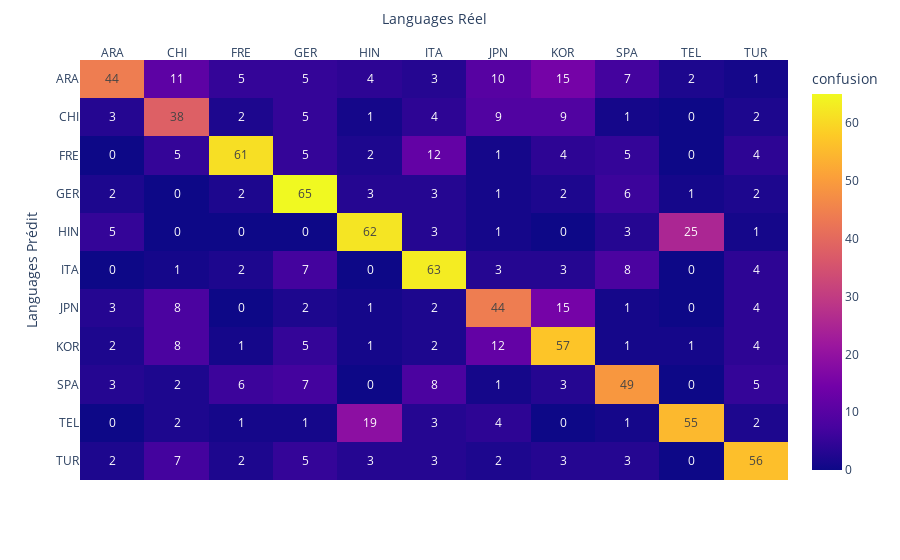
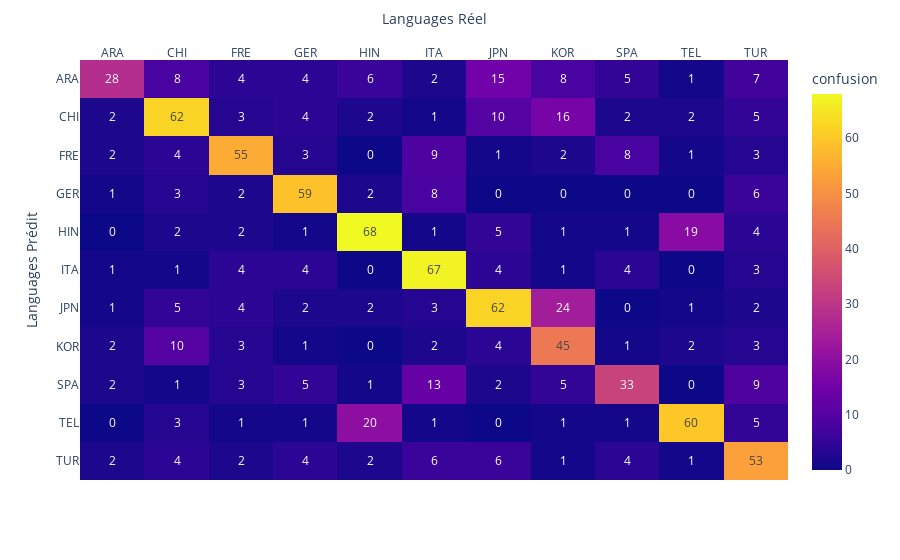

The code cell stored with these charts, in order, in its notebook:
### Markdown cell above
## Logistic Regression full dataset

### Code cell
df = get_data()
X = df["Text"]
y = df["Lang"]

X_train, X_dev, X_test, y_train, y_dev, y_test = get_train_dev_test(X, y)
label_encoder, labels = get_label_encoder(df["Lang"])

train_one_model(CountVectorizer(), LogisticRegression(), labels, label_encoder, X_train, y_train, X_dev, y_dev, X_test, y_test, draw=True)

### Figure 1 — Plotly figure (JSON) as saved in the notebook; plotly's stock layout.template omitted (floating-point values rounded to 4 significant figures)
{"data": [{"coloraxis": "coloraxis", "hovertemplate": "Languages Réel: %{x}<br>Languages Prédit: %{y}<br>confusion: %{z}<extra></extra>", "name": "0", "texttemplate": "%{z}", "type": "heatmap", "x": ["ARA", "CHI", "FRE", "GER", "HIN", "ITA", "JPN", "KOR", "SPA", "TEL", "TUR"], "xaxis": "x", "y": ["ARA", "CHI", "FRE", "GER", "HIN", "ITA", "JPN", "KOR", "SPA", "TEL", "TUR"], "yaxis": "y", "z": [[44, 11, 5, 5, 4, 3, 10, 15, 7, 2, 1], [3, 38, 2, 5, 1, 4, 9, 9, 1, 0, 2], [0, 5, 61, 5, 2, 12, 1, 4, 5, 0, 4], [2, 0, 2, 65, 3, 3, 1, 2, 6, 1, 2], [5, 0, 0, 0, 62, 3, 1, 0, 3, 25, 1], [0, 1, 2, 7, 0, 63, 3, 3, 8, 0, 4], [3, 8, 0, 2, 1, 2, 44, 15, 1, 0, 4], [2, 8, 1, 5, 1, 2, 12, 57, 1, 1, 4], [3, 2, 6, 7, 0, 8, 1, 3, 49, 0, 5], [0, 2, 1, 1, 19, 3, 4, 0, 1, 55, 2], [2, 7, 2, 5, 3, 3, 2, 3, 3, 0, 56]]}], "layout": {"coloraxis": {"colorbar": {"title": {"text": "confusion"}}, "colorscale": [[0, "#0d0887"], [0.1111, "#46039f"], [0.2222, "#7201a8"], [0.3333, "#9c179e"], [0.4444, "#bd3786"], [0.5556, "#d8576b"], [0.6667, "#ed7953"], [0.7778, "#fb9f3a"], [0.8889, "#fdca26"], [1, "#f0f921"]]}, "margin": {"t": 60}, "xaxis": {"anchor": "y", "domain": [0, 1], "side": "top", "title": {"text": "Languages Réel"}}, "yaxis": {"anchor": "x", "autorange": "reversed", "domain": [0, 1], "title": {"text": "Languages Prédit"}}}}

### Figure 2 — Plotly figure (JSON) as saved in the notebook; plotly's stock layout.template omitted (floating-point values rounded to 4 significant figures)
{"data": [{"coloraxis": "coloraxis", "hovertemplate": "Languages Réel: %{x}<br>Languages Prédit: %{y}<br>confusion: %{z}<extra></extra>", "name": "0", "texttemplate": "%{z}", "type": "heatmap", "x": ["ARA", "CHI", "FRE", "GER", "HIN", "ITA", "JPN", "KOR", "SPA", "TEL", "TUR"], "xaxis": "x", "y": ["ARA", "CHI", "FRE", "GER", "HIN", "ITA", "JPN", "KOR", "SPA", "TEL", "TUR"], "yaxis": "y", "z": [[28, 8, 4, 4, 6, 2, 15, 8, 5, 1, 7], [2, 62, 3, 4, 2, 1, 10, 16, 2, 2, 5], [2, 4, 55, 3, 0, 9, 1, 2, 8, 1, 3], [1, 3, 2, 59, 2, 8, 0, 0, 0, 0, 6], [0, 2, 2, 1, 68, 1, 5, 1, 1, 19, 4], [1, 1, 4, 4, 0, 67, 4, 1, 4, 0, 3], [1, 5, 4, 2, 2, 3, 62, 24, 0, 1, 2], [2, 10, 3, 1, 0, 2, 4, 45, 1, 2, 3], [2, 1, 3, 5, 1, 13, 2, 5, 33, 0, 9], [0, 3, 1, 1, 20, 1, 0, 1, 1, 60, 5], [2, 4, 2, 4, 2, 6, 6, 1, 4, 1, 53]]}], "layout": {"coloraxis": {"colorbar": {"title": {"text": "confusion"}}, "colorscale": [[0, "#0d0887"], [0.1111, "#46039f"], [0.2222, "#7201a8"], [0.3333, "#9c179e"], [0.4444, "#bd3786"], [0.5556, "#d8576b"], [0.6667, "#ed7953"], [0.7778, "#fb9f3a"], [0.8889, "#fdca26"], [1, "#f0f921"]]}, "margin": {"t": 60}, "xaxis": {"anchor": "y", "domain": [0, 1], "side": "top", "title": {"text": "Languages Réel"}}, "yaxis": {"anchor": "x", "autorange": "reversed", "domain": [0, 1], "title": {"text": "Languages Prédit"}}}}
